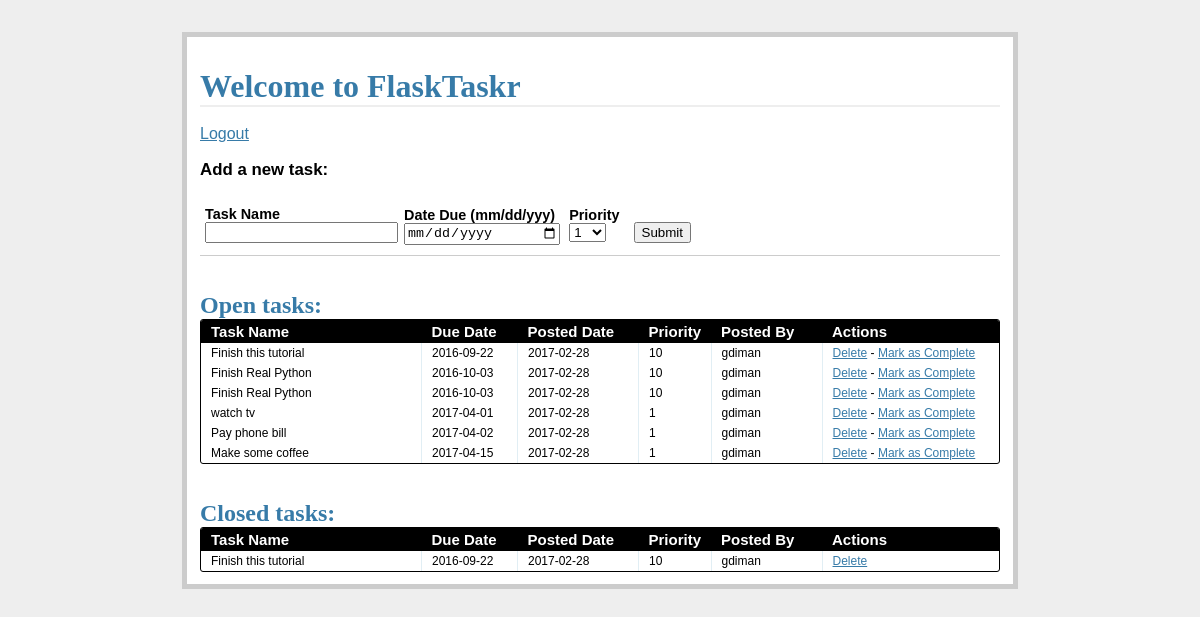
Screenshot of /tasks/ (signed in) with the database file from the repository.
### models.py (models this page shows, shortened)
class Task(db.Model):
	__tablename__ = "tasks"
	task_id = db.Column(db.Integer, primary_key=True)
	name = db.Column(db.String, nullable=False)
	due_date = db.Column(db.Date, nullable=False)
	priority = db.Column(db.Integer)
	posted_date = db.Column(db.Date, default=datetime.datetime.utcnow())
	status = db.Column(db.Integer)
	user_id = db.Column(db.Integer, db.ForeignKey('users.id'))

class User(db.Model):
	__tablename__ = 'users'
	id = db.Column(db.Integer, primary_key=True)
	name = db.Column(db.String, unique=True, nullable=False)
	email = db.Column(db.String, unique=True, nullable=False)
	password = db.Column(db.String, nullable=False)
	tasks = db.relationship('Task', backref='poster')

### views.py (the view)
@app.route('/tasks/')
@login_required
def tasks():
	open_tasks = db.session.query(Task) \
	    .filter_by(status='1').order_by(Task.due_date.asc())
	closed_tasks = db.session.query(Task) \
	    .filter_by(status='0').order_by(Task.due_date.asc())
	return render_template(
		'tasks.html',
		form=AddTaskForm(request.form),
		open_tasks=open_tasks,
		closed_tasks=closed_tasks
	)

### forms.py
class AddTaskForm(Form):
    task_id = IntegerField()
    name = StringField('Task Name', validators=[DataRequired()])
    due_date = DateField(
        'Date Due (mm/dd/yyy)',
        validators=[DataRequired()], format='%m/%d/%Y'
    )
    priority = SelectField(
     	'Priority',
     	validators = [DataRequired()],
     	choices =[
            ('1', '1'), ('2', '2'), ('3', '3'), ('4', '4'), ('5', '5'),
            ('6', '6'), ('7', '7'), ('8', '8'), ('9', '9'), ('10', '10')
        ]
    )
    status = IntegerField('Status')

### views.py (called while the page is built)
def login_required(test):
	@wraps(test)
	def wrap(*args, **kwargs):
		if 'logged_in' in session:
			return test(*args, **kwargs)
		else:
			flash('You need to login first')
			return redirect(url_for('login'))
	return wrap

### templates/tasks.html (shortened to what this page needs)
{% extends "_base.html" %}
{% block content %}
<h1>Welcome to FlaskTaskr</h1>
<br>
<a href="{{ url_for('logout') }}">Logout</a>
<div class="add-task">
  <h3>Add a new task:</h3>
  <form action="{{ url_for('new_task') }}" method="post" class="inline-form">
    <div class="input-group">
      {{ form.name.label }}
      {{ form.name }}
    </div>
    <div class="input-group">
      {{ form.due_date.label }}
      {{ form.due_date }}
    </div>
    <div class="input-group">
      {{ form.priority.label }}
      {{ form.priority }}
    </div>
    <div class="input-group">
      <button type="submit">Submit</button>
    </div>
  </form>
</div>
<div class="entries">
  <br>
  <br>
  <h2>Open tasks:</h2>
  <div class="datagrid">
    <table>
      <thead>
        <tr>
          <th width="200px"><strong>Task Name</strong></th>
          <th width="75px"><strong>Due Date</strong></th>
          <th width="100px"><strong>Posted Date</strong></th>
          <th width="50px"><strong>Priority</strong></th>
          <th width="90px"><strong>Posted By</strong></th>
          <th><strong>Actions</strong></th>
        </tr>
      </thead>
      {% for task in open_tasks %}
        <tr>
          <td width="200px">{{ task.name }}</td>
          <td width="75px">{{ task.due_date }}</td>
          <td width="100px">{{ task.posted_date }}</td>
          <td width="50px">{{ task.priority }}</td>
          <td width="90px">{{ task.poster.name }}</td>
          <td>
            <a href="{{ url_for('delete_entry', task_id = task.task_id) }}">Delete</a>  -
            <a href="{{ url_for('complete', task_id = task.task_id) }}">Mark as Complete</a>
          </td>
        </tr>
      {% endfor %}
    </table>
  </div>
</div>
<br>
<br>
<div class="entries">
  <h2>Closed tasks:</h2>
  <div class="datagrid">
    <table>
      <thead>
        <tr>
          <th width="200px"><strong>Task Name</strong></th>
          <th width="75px"><strong>Due Date</strong></th>
          <th width="100px"><strong>Posted Date</strong></th>
          <th width="50px"><strong>Priority</strong></th>
          <th width="90px"><strong>Posted By</strong></th>
          <th><strong>Actions</strong></th>
        </tr>
      </thead>
      {% for task in closed_tasks %}
        <tr>
          <td width="200px">{{ task.name }}</td>
          <td width="75px">{{ task.due_date }}</td>
          <td width="100px">{{ task.posted_date }}</td>
          <td width="50px">{{ task.priority }}</td>
          <td width="90px">{{ task.poster.name }}</td>
          <td>
             <a href="{{ url_for('delete_entry', task_id = task.task_id) }}">Delete</a>
          </td>
        </tr>
      {% endfor %}
    </table>
  </div>
</div>
{% endblock %}

### templates/_base.html (shortened to what this page needs)
<!DOCTYPE html>
<html>
  <head>
    <link rel="stylesheet" href="{{ url_for('static', filename='css/main.css') }}">
  </head>
   <body>
     <div class="page">
       <br>
        {% block content %}
        {% endblock %}
      </div>
      </body>
     </html>

### static/css/main.css (style rules this page uses)
body { font-family: sans-serif; background: #eee; }
a, h1, h2 { color: #377BA8; }
h1, h2 { font-family: 'Georgia', serif; margin: 0; }
h1 { border-bottom: 2px solid #eee; }
h2 { font-size: 1.5em; }
label { display: block; font-weight: bold; }
.page { margin: 2em auto; width: 50em; border: 5px solid #ccc; padding: 0.8em; background: white; }
.entries { list-style: none; margin: 0; padding: 0; }
.add-task { font-size: 0.9em; border-bottom: 1px solid #ccc; }
.input-group { margin-bottom: 15px; }
.datagrid table { border-collapse: collapse; text-align: left; width: 100%; }
.datagrid { background: #fff; overflow: hidden; border: 1px solid #000000; border-radius: 3px; }
.datagrid table td, .datagrid table th { padding: 3px 10px; }
.datagrid table thead th { background-color:#000000; color:#FFFFFF; font-size: 15px; font-weight: bold; }
.datagrid table thead th:first-child { border: none; }
.datagrid table tbody td { color: #000000; border-left: 1px solid #E1EEF4; font-size: 12px; font-weight: normal; }
.datagrid table tbody td:first-child { border-left: none; }
.datagrid table tbody tr:last-child td { border-bottom: none; }
.inline-form .input-group { display: inline-block; margin: 10px 5px; }
.input-group input { width: 100%; }

### rows the page displays
Task: name "Finish this tutorial", due_date "2016-09-22", posted_date "2017-02-28", priority "10", poster.name "gdiman"
Task: name "Finish Real Python", due_date "2016-10-03", posted_date "2017-02-28", priority "10", poster.name "gdiman"
Task: name "Finish Real Python", due_date "2016-10-03", posted_date "2017-02-28", priority "10", poster.name "gdiman"
Task: name "watch tv", due_date "2017-04-01", posted_date "2017-02-28", priority "1", poster.name "gdiman"
Task: name "Pay phone bill", due_date "2017-04-02", posted_date "2017-02-28", priority "1", poster.name "gdiman"
Task: name "Make some coffee", due_date "2017-04-15", posted_date "2017-02-28", priority "1", poster.name "gdiman"
Task: name "Finish this tutorial", due_date "2016-09-22", posted_date "2017-02-28", priority "10", poster.name "gdiman"
